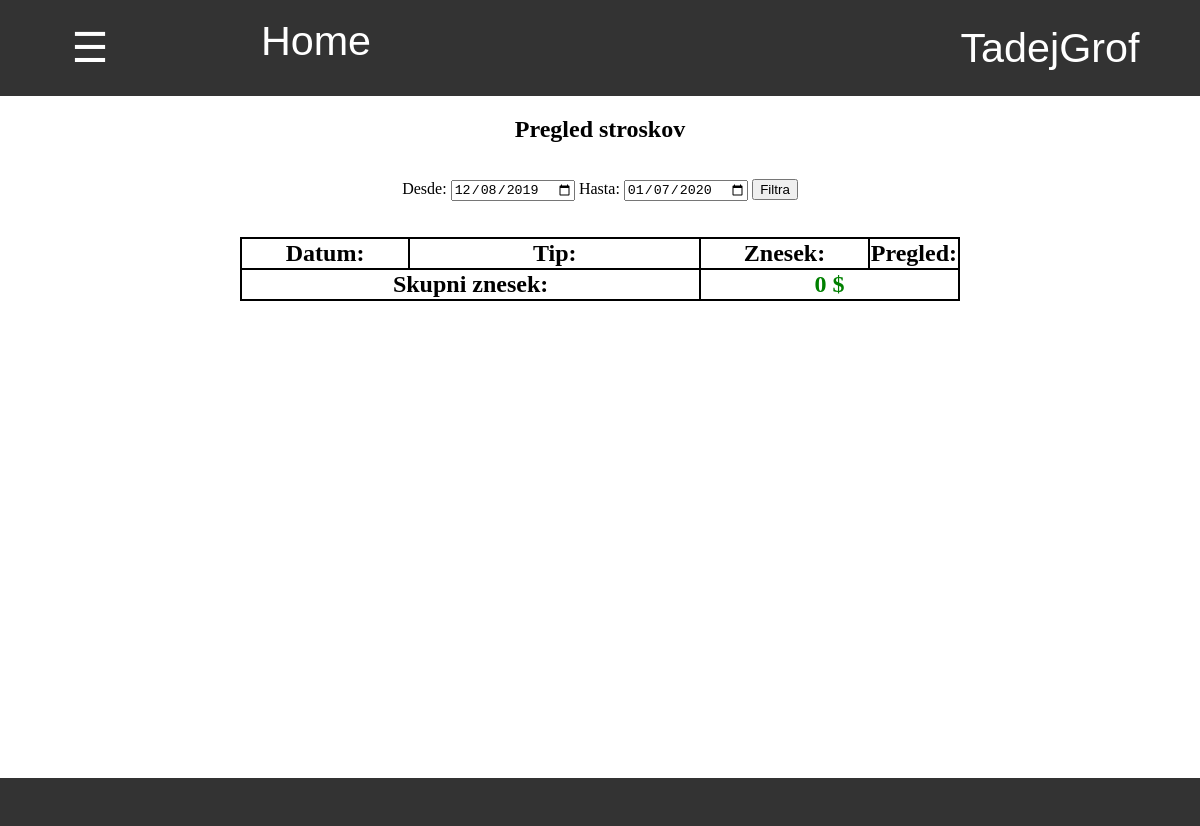
The page /zaloga/pregled_stroskov/ (signed in) on the database as committed earlier.
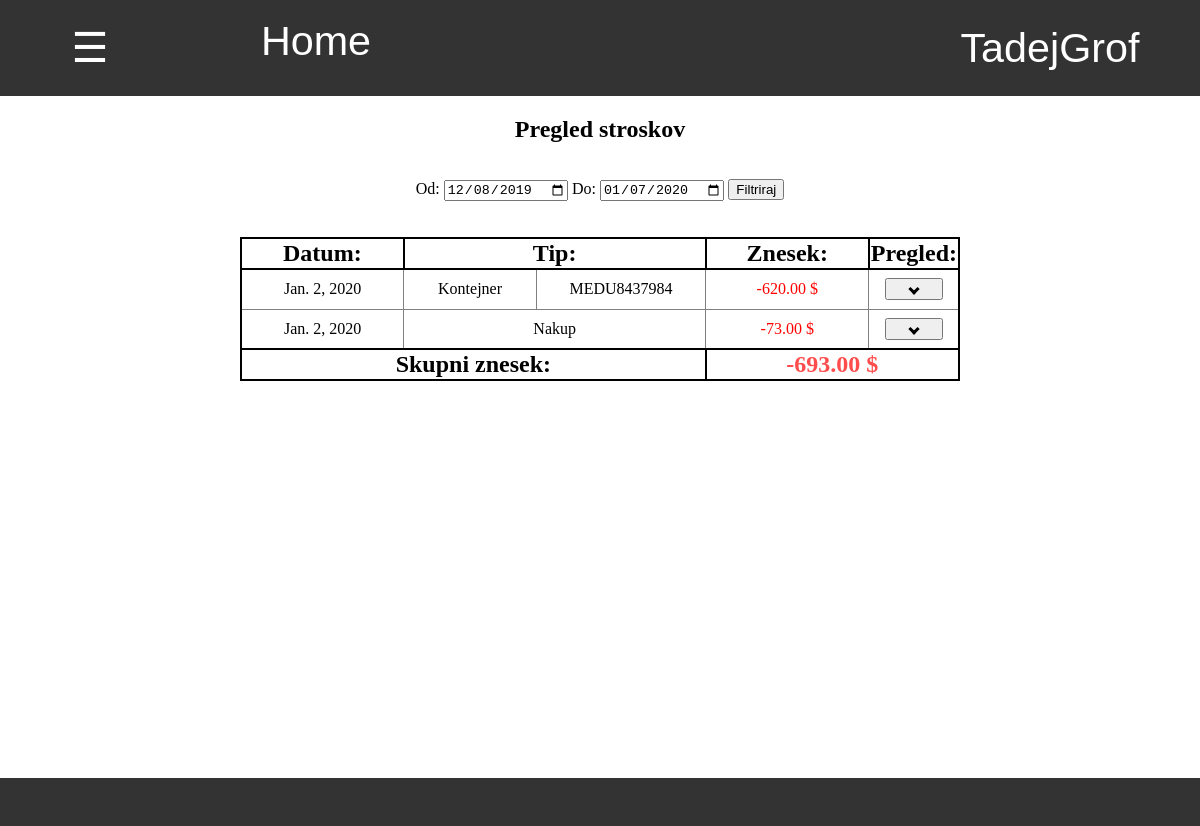
The same page on the database as committed later.
### program/models.py (models this page shows)
class Profil(models.Model):
    user = models.OneToOneField(User,on_delete=models.CASCADE)
    jezik =  models.CharField(default="spa",max_length=3, choices=JEZIKI)

### zaloga/models.py (models this page shows)
class Stroski_Group(models.Model):
    title = models.CharField(default="",max_length=20)
    tip = models.CharField(default="",max_length=20)
    datum = models.DateField(default=timezone.now)
    status = models.CharField(default="aktivno",max_length=20)
    kontejner = models.ForeignKey(Kontejner,default=None,null=True,blank=True,on_delete=models.CASCADE)
    @property
    def skupni_znesek(self):
        znesek = 0
        for strosek in self.strosek_set.all():
            znesek += strosek.znesek
        return znesek

class Kontejner(models.Model):
    stevilka = models.CharField(default="", max_length=20)
    posiljatelj = models.CharField(default="", max_length=20, choices=POSILJATELJI)
    drzava = models.CharField(default="", max_length=20, choices=DRZAVE)

### zaloga/stroski_views.py (the view)
# urls.py: path('',stroski_views.pregled, name='pregled_stroskov'),
@login_required
def pregled(request):
    danes = datetime.date.today().strftime('%Y-%m-%d')
    pred_mescem =  (datetime.date.today() - datetime.timedelta(days=30)).strftime('%Y-%m-%d')
    od = request.GET.get('od',pred_mescem)
    do = request.GET.get('do', danes)
    stroski = Stroski_Group.objects.all().filter(datum__gte = od, datum__lte = do).order_by('-datum','-pk').prefetch_related('strosek_set')
    pod_stroski = []
    for strosek in stroski:
        pod_stroski.append(strosek.strosek_set.all().values())
    skupno = 0
    for strosek in stroski:
        skupno += strosek.skupni_znesek
    slovar = {
        'od':od,
        'do':do,
        'stroski':stroski,
        'skupno':skupno,
        'pod_stroski':pod_stroski,
    }
    return pokazi_stran(request,'stroski/pregled_stroskov.html',slovar)

### zaloga/stroski_views.py (called while the page is built)
def vrni_slovar(request):
    with open('slovar.json') as dat:
        slovar = json.load(dat)
    return slovar

def pokazi_stran(request, html, baze={}):
    slovar = {'zaloga':zaloga,'slovar':vrni_slovar(request),'jezik':request.user.profil.jezik}
    slovar.update(baze)
    return render(request, html, slovar)

### zaloga/templatetags/zaloga_exstras.py (called while the page is built)
@register.filter
def keyvalue(dict, key):
    return dict[key]

### zaloga/templates/stroski/pregled_stroskov.html (shortened to what this page needs)
{% extends 'program/base.html' %}
{% load zaloga_exstras %}
{% block content %}
    <h2> Pregled stroskov </h2>
    <div class="filter" style="margin-top:3%">
        <form action="{% url 'pregled_stroskov' %}" method="GET">
            {{slovar|keyvalue:'Od'|keyvalue:jezik}}: <input type="date" value="{{od}}" name="od">
            {{slovar|keyvalue:'Do'|keyvalue:jezik}}: <input type="date" value="{{do}}" name="do">
            <input type="submit" value="{{slovar|keyvalue:'Filtriraj'|keyvalue:jezik}}">
        </form>
    </div>
    <div class="tabela" style="width:60%;display:inline-block;margin-top:3%">
        <table class="tabela_vnosov">
            <tr class="header">
                <th width="25%"> Datum: </th>
                <th width="45%" colspan="2"> Tip: </th>
                <th width="25%"> Znesek: </th>
                <th width="5%"> Pregled: </th>
            </tr>
            {% for strosek in stroski %}
                <tr>
                    <td> {{strosek.datum}} </td>
                    {% if strosek.tip == "kontejner" %}
                        <td width="20%"> {{strosek.title}} </td>
                        <td> {{strosek.kontejner.stevilka}} </td>
                    {% else %}
                        <td colspan="2"> {{strosek.title}} </td>
                    {% endif %}
                    <td>
                        {% with strosek.skupni_znesek as skupno %}
                            {% if skupno > 0 %}
                                <div style="color:red">-{{skupno}} $ </div>
                            {% else %}
                                <div style="color:green">{{skupno}} $ </div>
                            {% endif %}
                        {% endwith %}
                    </td>
                    <td>
                        <button class="pokazi_{{strosek.pk}}" onclick="Pokazi_vnose('{{strosek.pk}}')" style="width:80%;height:22px"><i class="arrow down"></i></button>
                    </td>
                </tr>
            {% endfor %}
            <tr>
                <th colspan="3"> Skupni znesek: </th>
                <th colspan="2">
                    {% if skupno > 0 %}
                        <div style="color:#ff4d4d">-{{skupno}} $ </div>
                    {% else %}
                        <div style="color:green">{{skupno}} $ </div>
                    {% endif %}
                </th>
            </tr>
        </table>
    </div>
{% endblock %}

### program/templates/program/base.html (shortened to what this page needs)
{% load staticfiles %}
{% load zaloga_exstras %}
<html>
    <head>
        <link rel="stylesheet" href="{% static 'css/footer.css' %}">
    </head>
    <body>
        {% include "css/navbar.html" %}
        <div style=";width:100%;height:85.2%;vertical-align:top;text-align:center;overflow:auto">
            {% block content %}
            {% endblock %}
        </div>
        <div class="footer">
        </div>
    </body>
</html>

### program/templates/css/navbar.html (shortened to what this page needs)
{% load zaloga_exstras %}
<div id="navbar" class="navbar">
    <button onclick="odpri()" class="nav" style="width:15%"> ☰ </button>
    <a style="width:20%" href="/">Home</a>
    <div class="racun dropdown" id="racun">
        <button class="dropbtn" >{{ user.get_username }}
        </button>
    </div>
</div>

### program/static/css/footer.css (style rules this page uses)
div.footer { display:block; width:100%; height:6%; background:#333; }
div { margin: 0%; padding: 0%; }
div input { margin: 0%; }
div form { margin:0%; padding: 0% }

### program/templates/program/base.html (style rules this page uses)
body { margin: 0%; padding: 0%; overflow:hidden; }
div { margin: 0%; padding: 0%; }

### program/templates/css/tabele.html (style rules this page uses)
table.tabela_vnosov { width:100%; border-spacing:0; border: 2px solid black; border-collapse: collapse; padding:0.5% }
table.tabela_vnosov th { border: 2px solid black; border-collapse: collapse; font-size: 150%; }
table.tabela_vnosov td { font-size: 100%; text-align: center; border: 1px solid grey; padding: 1vmin; border-collapse: collapse; }

### program/templates/css/navbar.html (style rules this page uses)
.navbar { overflow: hidden; background-color: #333; font-family: Arial; height:12% }
.navbar a { float: left; font-size: 5vmin; color: white; text-align: center; padding: 18px 16px; text-decoration:none; height:100%; }
.navbar .dropdown, .nav { float: left; height:100%; width:100%; margin:0; overflow:hidden; }
.navbar .dropdown .dropbtn, .nav { font-size: 5vmin; border: none; outline: none; color: white; padding: 12px 16px; width:100%; height:100%; background-color: inherit; font-family: inherit; margin: 0; }
.navbar .racun { float:right; width:300px; overflow:hidden }

### zaloga/templates/stroski/pregled_stroskov.html (style rules this page uses)
i.down { border: solid black; border-width: 0 3px 3px 0; display: inline-block; padding: 2.5px; margin:0%; transform: rotate(45deg); -webkit-transform: rotate(45deg); }

Rows that differ between the two databases and show on the page:
changed Profil: jezik "Desde" → "Od"; jezik "Hasta" → "Do"; jezik "Filtra" → "Filtriraj"
added Stroski_Group: datum "Jan. 2, 2020", title "Kontejner", kontejner.stevilka "MEDU8437984", skupni_znesek "620.00"
added Stroski_Group: datum "Jan. 2, 2020", title "Nakup", skupni_znesek "73.00"
Other text that changed with them:
{{ skupno }}: (not shown) → "693.00"
{{ skupno }}: "0" → (not shown)
